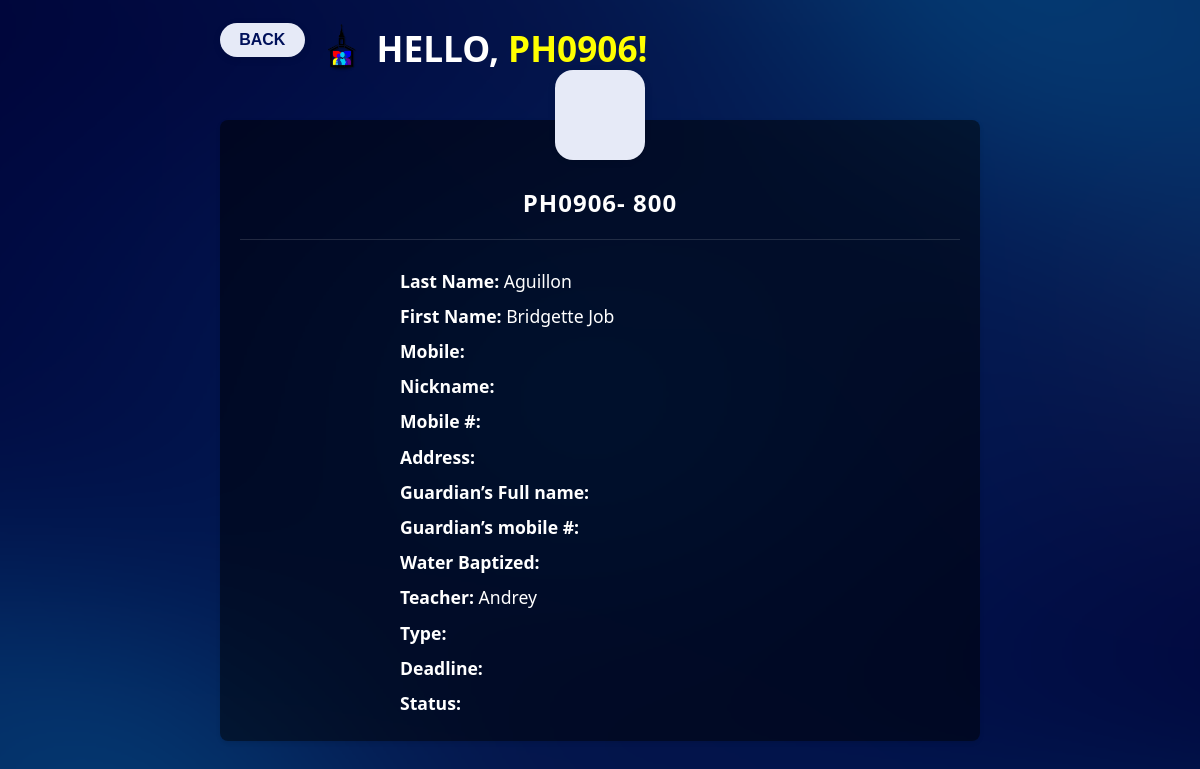
Page /studentprofile.php?ph906=800 on the committed database.
### tables this page shows
CREATE TABLE `masterlist` (
  `ph906` varchar(255) NOT NULL,
  `last_name` varchar(255) NOT NULL,
  `first_name` varchar(255) NOT NULL,
  `sex` varchar(10) NOT NULL,
  `birthday` date NOT NULL,
  `age` int(11) NOT NULL,
  `caseworker_assigned` varchar(255) NOT NULL,
  `teacher` varchar(255) NOT NULL
);

### studentprofile.php (the view, shortened to what this page needs)
<?php
include 'db.php';
$ph906 = $_GET['ph906'] ?? '';
$stmt = $conn->prepare("SELECT ph906, first_name, last_name, teacher FROM masterlist WHERE ph906 = ? LIMIT 1");
$stmt->bind_param("s", $ph906);
$stmt->execute();
$result = $stmt->get_result();
$student = $result->fetch_assoc();
?>
<!DOCTYPE html>
<html lang="en">
<head>
  <link rel="stylesheet" href="home.css" />
  <link rel="stylesheet" href="studentprofile.css" />
</head>
<body>
  <div class="home-container">
    <div style="display:flex;align-items:center;gap:1rem;">
      <button onclick="window.history.back()" class="back-btn">BACK</button>
      <img src="ph0906logo.png" alt="Church Icon" class="icon" style="height:3rem;">
      <h1 style="margin:0;font-size:2.2rem;">HELLO, <span class="highlight">PH0906!</span></h1>
    </div>
    <div class="profile-card">
      <div class="profile-photo"></div>
      <div class="profile-info">
        <h2 id="profile-ph906">PH0906- <?php echo htmlspecialchars($student['ph906'] ?? ''); ?></h2>
        <hr>
        <div class="profile-fields">
          <div><b>Last Name:</b> <?php echo htmlspecialchars($student['last_name'] ?? ''); ?></div>
          <div><b>First Name:</b> <?php echo htmlspecialchars($student['first_name'] ?? ''); ?></div>
          <div><b>Mobile:</b> </div>
          <div><b>Nickname:</b> </div>
          <div><b>Mobile #:</b> </div>
          <div><b>Address:</b> </div>
          <div><b>Guardian’s Full name:</b> </div>
          <div><b>Guardian’s mobile #:</b> </div>
          <div><b>Water Baptized:</b> </div>
          <div><b>Teacher:</b> <?php echo htmlspecialchars($student['teacher'] ?? ''); ?></div>
          <div><b>Type:</b> </div>
          <div><b>Deadline:</b> </div>
          <div><b>Status:</b> </div>
        </div>
      </div>
    </div>
  </div>
</body>
</html>

### home.css (style rules this page uses)
* { margin: 0; padding: 0; box-sizing: border-box; }
body { font-family: 'Segoe UI', Tahoma, Geneva, Verdana, sans-serif; background-image: url("darkbluebackground.png"); background-size: cover; background-position: center; background-repeat: no-repeat; background-attachment: fixed; background-color: #f4f4f4; color: #0f0f0f; line-height: 1.6; display: flex; min-height: 100vh; }
.home-container { flex-grow: 1; padding: 2rem; max-width: 1200px; margin: 0 auto; display: flex; flex-direction: column; align-items: stretch; gap: 1.5rem; margin-left: 250px; }
.icon { width: 40px; height: 40px; }
.highlight { color: yellow; }

### studentprofile.css (style rules this page uses)
body { margin: 0; font-family: 'Segoe UI', sans-serif; background: url('darkbluebackground.png') no-repeat center center fixed; background-size: cover; color: white; }
.home-container { margin: 0 auto; padding: 20px; max-width: 800px; }
.profile-card { background-color: rgba(0, 0, 0, 0.5); padding: 20px; border-radius: 8px; box-shadow: 0 2px 4px rgba(0, 0, 0, 0.1); margin-top: 20px; }
.profile-card h2 { font-size: 20px; margin-bottom: 10px; }
.profile-photo { width: 90px; height: 90px; background: #e6eaf7; border-radius: 18px; margin: -70px auto 1.5rem auto; box-shadow: 0 2px 8px rgba(0,0,0,0.08); }
.profile-info { text-align: center; }
#profile-ph906 { font-size: 1.5rem; font-weight: bold; margin-bottom: 0.2rem; letter-spacing: 1px; }
.profile-fields { text-align: left; margin: 1.5rem auto 0 auto; max-width: 400px; font-size: 1.1rem; line-height: 2; }
hr { border: none; border-top: 1.5px solid #fff2; margin: 1rem 0; }
.back-btn { background: #e6eaf7; color: #00115a; border: none; border-radius: 18px; font-size: 1rem; font-weight: 600; padding: 0.5rem 1.2rem; cursor: pointer; margin-bottom: 1rem; box-shadow: 0 2px 8px rgba(0,0,0,0.08); transition: background 0.2s, color 0.2s; }

### rows in the picture
masterlist: ph906 "800", last_name "Aguillon", first_name "Bridgette Job", teacher "Andrey"
